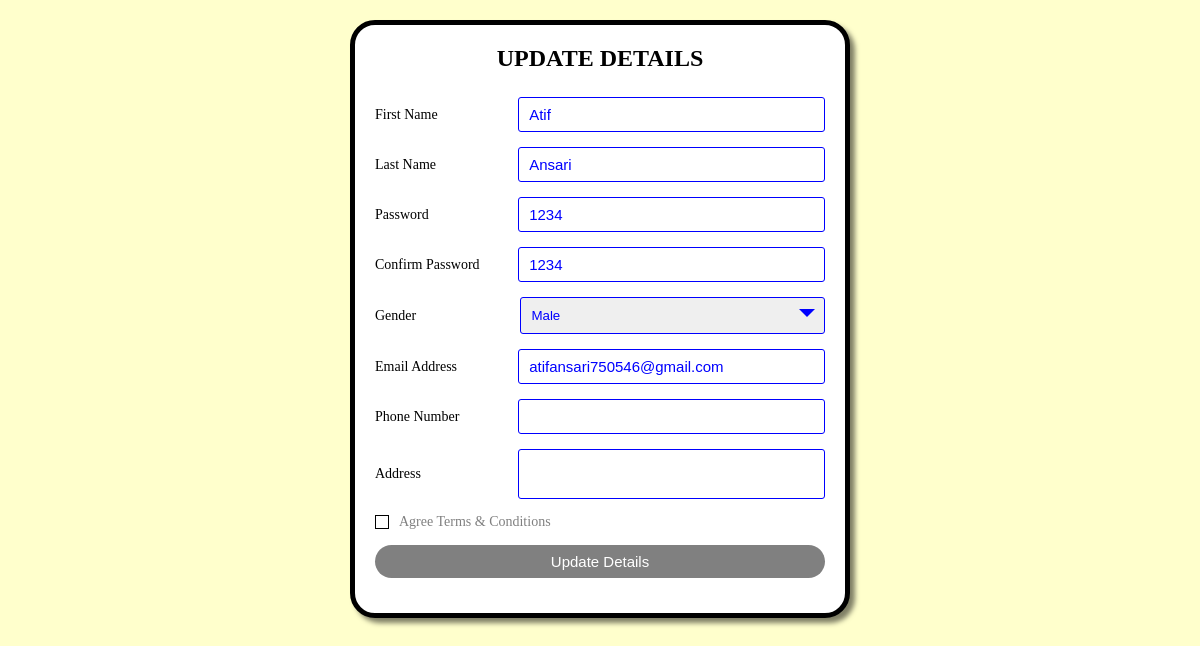
Screenshot of /update_design.php?id=7 (signed in) with the database file from the repository.
### tables this page shows
CREATE TABLE `form` (
  `id` int(11) NOT NULL,
  `fname` varchar(20) NOT NULL,
  `lname` varchar(20) NOT NULL,
  `password` varchar(20) NOT NULL,
  `cpassword` varchar(20) NOT NULL,
  `gender` varchar(20) NOT NULL,
  `email` varchar(40) NOT NULL,
  `phone` varchar(20) NOT NULL,
  `address` varchar(50) NOT NULL,
  `Creation_Date` timestamp NOT NULL DEFAULT current_timestamp() ON UPDATE current_timestamp(),
  `verify_token` varchar(255) NOT NULL,
  `verify_staus` int(100) NOT NULL
);

### update_design.php (the view, shortened to what this page needs)
<?php
include('connection.php');
$id = $_GET['id'];
		$query = "SELECT * FROM form WHERE id='$id'";
		$data  = mysqli_query($conn, $query);
		$result = mysqli_fetch_assoc($data);
		?>
		<!DOCTYPE html>
		<html>
		<head>
			<link rel="stylesheet" type="text/css" href="style.css">
		</head>
		<body>
			<div class="container">
				<form action="update_design.php" method="POST">
					<div class="title">
						Update Details
					</div>
					<div class="form">
						<div class="input_field">
							<label>First Name</label>
							<input type="text" value="<?php echo $result["fname"]; ?>" class="input" name="fname" required>
						</div>
						<div class="input_field">
							<label>Last Name</label>
							<input type="text" value="<?php echo $result["lname"]; ?>" class="input" name="lname">
						</div>
						<div class="input_field">
							<label>Password</label>
							<input type="text" value="<?php echo $result["password"]; ?>" class="input" name="password" required>
						</div>
						<div class="input_field">
							<label>Confirm Password</label>
							<input type="text" value="<?php echo $result["cpassword"]; ?>" class="input" name="conpassword" required>
						</div>
						<div class="input_field">
							<label>Gender</label>
							<div class="custom_select">
								<select name="gender" required>
									<option value="Male" <?php if($result["gender"] == "Male") echo "selected"; ?>>Male</option>
								</select>
							</div>
						</div>
						<div class="input_field">
							<label>Email Address</label>
							<input type="text" value="<?php echo $result["email"]; ?>" class="input" name="email" required>
						</div>
						<div class="input_field">
							<label>Phone Number</label>
							<input type="text" value="<?php echo $result["phone"]; ?>" class="input" name="phone" required>
						</div>
						<div class="input_field"><label>Address</label><textarea class="textarea" name="address" required><?php echo $result["address"]; ?></textarea></div>
						<div class="input_field terms">
							<label class="check">
								<span class="checkmark"></span>
							</label>
							<p>Agree Terms & Conditions</p>
						</div>
						<div class="input_field">
							<input type="submit" value="Update Details" class="btn" name="update">
						</div>
					</div>
				</form>
			</div>
		</body>
		</html>

### style.css (style rules this page uses)
* { padding: 0; margin: 0; box-sizing: border-box; }
body { background-color: #ffffcc; padding: 0 10px; }
.container { max-width: 500px; width: 100%; margin: 20px auto; padding: 20px; box-shadow: 5px 5px 5px rgba(0,0,0,0.5); border: 5px solid black; border-radius: 25px; background: white; }
.container .title { font-size: 24px; font-weight: 700; margin-bottom: 25px; color: black; text-transform: uppercase; text-align: center; }
.container .form { width: 100%; }
.container .form .input_field { margin-bottom: 15px; display: flex; align-items: center; }
.container .form .input_field label { width: 200px; margin-right: 10px; font-size: 14px; }
.container .form .input_field .input, .container .form .input_field .textarea { width: 100%; outline: none; color: blue; border: 1px solid blue; font-size: 15px; padding: 8px 10px; border-radius: 3px; transition: all 0.5s ease; background-color: white; }
.container .form .input_field .textarea { resize: none; height: 50px; }
.container .form .input_field .custom_select { position: relative; color: black; width: 100%; height: 37px; }
.container .form .input_field .custom_select select { -webkit-appearance: none; appearance: none; width: 100%; height: 100%; padding: 8px 10px; border: 1px solid blue; border-radius: 3px; outline: none; cursor: pointer; color: blue; }
.container .form .input_field .custom_select:before { content: ""; position: absolute; top: 12px; right: 10px; border: 8px solid black; border-color: blue transparent transparent transparent; pointer-events: none; }
.container .form .input_field p { font-size: 14px; color: gray; }
.container .form .input_field .check { width: 14px; height: 14px; position: relative; display: block; cursor: pointer; }
.container .form .input_field .check .checkmark { width: 14px; height: 14px; border: 1.5px solid black; display: block; position: relative; }
.container .form .input_field .check .checkmark:before { content: ""; position: absolute; top: 1px; left: 1px; width: 4px; height: 1px; border: 2px solid; border-color: transparent transparent white white; transform: rotate(-45deg); }
.container .form .input_field .btn { width: 100%; padding: 8px 10px; font-size: 15px; border: 0px; background: gray; color: white; cursor: pointer; border-radius: 19px; outline: none; }

### rows the page displays
form: fname "Atif", lname "Ansari", password "1234", conpassword "1234", gender "Male", email "atifansari750546@gmail.com"
